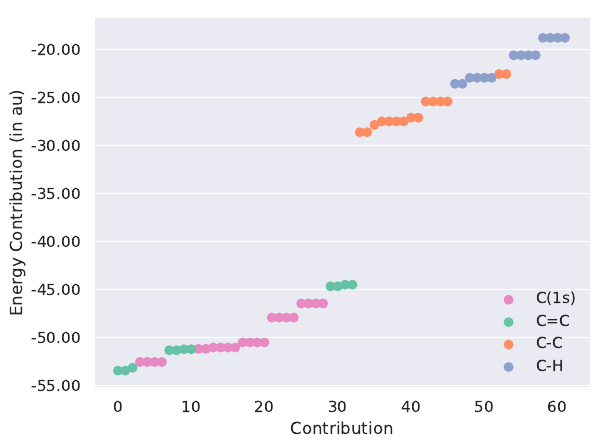

The Python source for this figure:
#!/usr/bin/env python

import copy
import numpy as np
import matplotlib
matplotlib.use('Agg')
import matplotlib.pyplot as plt
from matplotlib.ticker import MaxNLocator, FormatStrFormatter
from matplotlib.legend_handler import HandlerLineCollection, HandlerTuple
import seaborn as sns

hf_ibo = np.sort(np.array([
# 631g
#-50.523,
#-51.339,
#-27.502,
#-22.962,
#-51.054,
#-27.116,
#-25.434,
#-51.054,
#-51.229,
#-25.434,
#-50.523,
#-27.502,
#-22.962,
#-52.559,
#-28.631,
#-53.458,
#-52.559,
#-53.161,
#-51.194,
#-27.869,
#-23.589,
#-52.559,
#-28.631,
#-27.502,
#-52.559,
#-53.458,
#-27.502,
#-51.194,
#-23.589,
#-47.935,
#-44.684,
#-20.614,
#-46.466,
#-22.580,
#-18.803,
#-46.466,
#-44.511,
#-18.803,
#-47.935,
#-20.614,
#-50.523,
#-51.339,
#-22.962,
#-51.054,
#-27.116,
#-25.434,
#-51.054,
#-51.229,
#-25.434,
#-50.523,
#-22.962,
#-47.935,
#-44.684,
#-20.614,
#-46.466,
#-22.580,
#-18.803,
#-46.466,
#-44.511,
#-18.803,
#-47.935,
#-20.614
#ccpvdz
-50.525,
-51.345,
-27.517,
-22.955,
-51.054,
-27.141,
-25.453,
-51.054,
-51.238,
-25.453,
-50.525,
-27.517,
-22.955,
-52.559,
-28.657,
-53.456,
-52.559,
-53.174,
-51.196,
-27.883,
-23.582,
-52.559,
-28.657,
-27.517,
-52.559,
-53.456,
-27.517,
-51.196,
-23.582,
-47.937,
-44.700,
-20.608,
-46.469,
-22.603,
-18.790,
-46.469,
-44.549,
-18.790,
-47.937,
-20.608,
-50.525,
-51.345,
-22.955,
-51.054,
-27.141,
-25.453,
-51.054,
-51.238,
-25.453,
-50.525,
-22.955,
-47.937,
-44.700,
-20.608,
-46.469,
-22.603,
-18.790,
-46.469,
-44.549,
-18.790,
-47.937,
-20.608
]))

print('{:}'.format(hf_ibo))

n_rings = 5

n_core = 6
n_c_c_double = 3
n_c_c_single = 3
n_c_h = 6
if n_rings > 1:
    n_core += (n_rings-1) * 4
    n_c_c_double += (n_rings-1) * 2
    n_c_c_single += (n_rings-1) * 3
    n_c_h += (n_rings-1) * 2

sns.set(style='darkgrid', font='DejaVu Sans')

fig, ax = plt.subplots()

palette = sns.color_palette('Set2')

hf_ibo_core = ax.scatter(np.arange(n_core), \
                         hf_ibo[:n_core], \
                         s=150, marker='.', color=palette[3], label='C(1s)')
hf_ibo_c_c_double = ax.scatter(np.arange(n_core, \
                                         (n_core + n_c_c_double)), \
                               hf_ibo[n_core:(n_core + n_c_c_double)], \
                               s=150, marker='.', color=palette[0], label='C=C')
hf_ibo_c_c_single = ax.scatter(np.arange((n_core + n_c_c_double), \
                                         (n_core + n_c_c_double + n_c_c_single)), \
                               hf_ibo[(n_core + n_c_c_double):(n_core + n_c_c_double + n_c_c_single)], \
                               s=150, marker='.', color=palette[1], label='C-C')
hf_ibo_c_h = ax.scatter(np.arange((n_core + n_c_c_double + n_c_c_single), \
                                  (n_core + n_c_c_double + n_c_c_single + n_c_h)), \
                        hf_ibo[(n_core + n_c_c_double + n_c_c_single):(n_core + n_c_c_double + n_c_c_single + n_c_h)], \
                        s=150, marker='.', color=palette[2], label='C-H')

ax.xaxis.grid(False)
ax.yaxis.set_major_formatter(FormatStrFormatter('%.2f'))
ax.xaxis.set_major_formatter(FormatStrFormatter('%d'))
ax.set_xlabel('Contribution')
ax.set_ylabel('Energy Contribution (in au)')
#ax.set_ylim([-49.0, -44.0])
ax.legend(loc='lower right', frameon=False)

sns.despine()
plt.savefig('c22h14_hf.pdf', bbox_inches = 'tight', dpi=1000)

